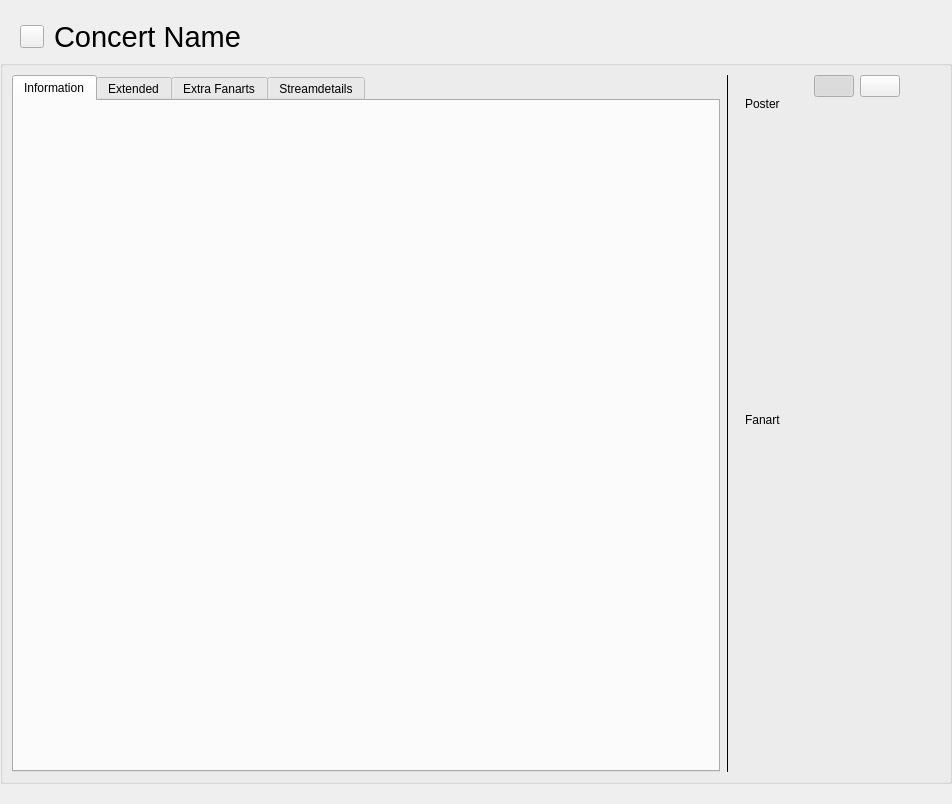
<?xml version="1.0" encoding="UTF-8"?>
<ui version="4.0">
 <class>ConcertWidget</class>
 <widget class="QWidget" name="ConcertWidget">
  <property name="geometry">
   <rect>
    <x>0</x>
    <y>0</y>
    <width>952</width>
    <height>804</height>
   </rect>
  </property>
  <layout class="QVBoxLayout" name="verticalLayout" stretch="0,1">
   <property name="leftMargin">
    <number>0</number>
   </property>
   <property name="topMargin">
    <number>20</number>
   </property>
   <property name="rightMargin">
    <number>0</number>
   </property>
   <property name="bottomMargin">
    <number>20</number>
   </property>
   <item>
    <layout class="QHBoxLayout" name="horizontalLayout_10">
     <item>
      <spacer name="horizontalSpacer">
       <property name="orientation">
        <enum>Qt::Horizontal</enum>
       </property>
       <property name="sizeType">
        <enum>QSizePolicy::Fixed</enum>
       </property>
       <property name="sizeHint" stdset="0">
        <size>
         <width>20</width>
         <height>20</height>
        </size>
       </property>
      </spacer>
     </item>
     <item>
      <widget class="QToolButton" name="buttonRevert">
       <property name="cursor">
        <cursorShape>PointingHandCursor</cursorShape>
       </property>
       <property name="toolTip">
        <string>Concert has changed. Click to revert changes.</string>
       </property>
       <property name="text">
        <string/>
       </property>
       <property name="icon">
        <iconset resource="../../../data/MediaElch.qrc">
         <normaloff>:/img/arrow_circle_left.png</normaloff>:/img/arrow_circle_left.png</iconset>
       </property>
       <property name="iconSize">
        <size>
         <width>16</width>
         <height>16</height>
        </size>
       </property>
      </widget>
     </item>
     <item>
      <widget class="QLabel" name="concertName">
       <property name="font">
        <font>
         <family>Helvetica Neue</family>
         <pointsize>22</pointsize>
        </font>
       </property>
       <property name="text">
        <string>Concert Name</string>
       </property>
       <property name="indent">
        <number>4</number>
       </property>
      </widget>
     </item>
     <item>
      <spacer name="horizontalSpacer_2">
       <property name="orientation">
        <enum>Qt::Horizontal</enum>
       </property>
       <property name="sizeHint" stdset="0">
        <size>
         <width>40</width>
         <height>20</height>
        </size>
       </property>
      </spacer>
     </item>
     <item>
      <widget class="MediaFlags" name="mediaFlags" native="true"/>
     </item>
    </layout>
   </item>
   <item>
    <widget class="QGroupBox" name="groupBox_3">
     <property name="title">
      <string/>
     </property>
     <layout class="QHBoxLayout" name="horizontalLayout_2" stretch="1,0,0">
      <item>
       <widget class="QTabWidget" name="tabWidget">
        <property name="currentIndex">
         <number>0</number>
        </property>
        <widget class="QWidget" name="tab">
         <attribute name="title">
          <string>Information</string>
         </attribute>
         <layout class="QVBoxLayout" name="verticalLayout_6">
          <item>
           <widget class="ConcertInfoWidget" name="concertInfo" native="true"/>
          </item>
         </layout>
        </widget>
        <widget class="QWidget" name="tab_2">
         <attribute name="title">
          <string>Extended</string>
         </attribute>
         <layout class="QVBoxLayout" name="verticalLayout_3">
          <item>
           <widget class="TagCloud" name="genreCloud" native="true"/>
          </item>
          <item>
           <widget class="TagCloud" name="tagCloud" native="true"/>
          </item>
          <item>
           <spacer name="verticalSpacer_2">
            <property name="orientation">
             <enum>Qt::Vertical</enum>
            </property>
            <property name="sizeHint" stdset="0">
             <size>
              <width>20</width>
              <height>40</height>
             </size>
            </property>
           </spacer>
          </item>
         </layout>
        </widget>
        <widget class="QWidget" name="tab_4">
         <attribute name="title">
          <string>Extra Fanarts</string>
         </attribute>
         <layout class="QVBoxLayout" name="verticalLayout_2" stretch="1,0">
          <property name="leftMargin">
           <number>12</number>
          </property>
          <property name="rightMargin">
           <number>12</number>
          </property>
          <item>
           <widget class="ImageGallery" name="fanarts" native="true"/>
          </item>
          <item>
           <layout class="QHBoxLayout" name="horizontalLayout_5" stretch="1,0,0">
            <item>
             <widget class="QLabel" name="label_17">
              <property name="font">
               <font>
                <italic>true</italic>
               </font>
              </property>
              <property name="text">
               <string>Hint: Closed images will be deleted on save.</string>
              </property>
              <property name="wordWrap">
               <bool>true</bool>
              </property>
             </widget>
            </item>
            <item>
             <spacer name="horizontalSpacer_3">
              <property name="orientation">
               <enum>Qt::Horizontal</enum>
              </property>
              <property name="sizeHint" stdset="0">
               <size>
                <width>40</width>
                <height>20</height>
               </size>
              </property>
             </spacer>
            </item>
            <item>
             <widget class="QPushButton" name="btnAddExtraFanart">
              <property name="text">
               <string>Add Images</string>
              </property>
              <property name="dropShadow" stdset="0">
               <bool>true</bool>
              </property>
             </widget>
            </item>
           </layout>
          </item>
         </layout>
        </widget>
        <widget class="QWidget" name="tab_3">
         <attribute name="title">
          <string>Streamdetails</string>
         </attribute>
         <layout class="QVBoxLayout" name="verticalLayout_7">
          <item>
           <widget class="ConcertStreamDetailsWidget" name="concertStreamdetails" native="true"/>
          </item>
         </layout>
        </widget>
       </widget>
      </item>
      <item>
       <widget class="Line" name="line">
        <property name="frameShadow">
         <enum>QFrame::Plain</enum>
        </property>
        <property name="lineWidth">
         <number>1</number>
        </property>
        <property name="midLineWidth">
         <number>0</number>
        </property>
        <property name="orientation">
         <enum>Qt::Vertical</enum>
        </property>
       </widget>
      </item>
      <item>
       <layout class="QVBoxLayout" name="verticalLayout_4" stretch="0,1">
        <property name="spacing">
         <number>0</number>
        </property>
        <property name="leftMargin">
         <number>10</number>
        </property>
        <property name="topMargin">
         <number>0</number>
        </property>
        <item>
         <widget class="QWidget" name="artStackedWidgetButtons" native="true">
          <layout class="QHBoxLayout" name="horizontalLayout_3">
           <property name="leftMargin">
            <number>0</number>
           </property>
           <property name="topMargin">
            <number>0</number>
           </property>
           <property name="rightMargin">
            <number>0</number>
           </property>
           <property name="bottomMargin">
            <number>0</number>
           </property>
           <item>
            <spacer name="horizontalSpacer_7">
             <property name="orientation">
              <enum>Qt::Horizontal</enum>
             </property>
             <property name="sizeHint" stdset="0">
              <size>
               <width>69</width>
               <height>1</height>
              </size>
             </property>
            </spacer>
           </item>
           <item>
            <widget class="QPushButton" name="buttonArtPageOne">
             <property name="cursor">
              <cursorShape>PointingHandCursor</cursorShape>
             </property>
             <property name="text">
              <string/>
             </property>
             <property name="checkable">
              <bool>true</bool>
             </property>
             <property name="checked">
              <bool>true</bool>
             </property>
            </widget>
           </item>
           <item>
            <widget class="QPushButton" name="buttonArtPageTwo">
             <property name="cursor">
              <cursorShape>PointingHandCursor</cursorShape>
             </property>
             <property name="text">
              <string/>
             </property>
             <property name="checkable">
              <bool>true</bool>
             </property>
            </widget>
           </item>
           <item>
            <spacer name="horizontalSpacer_8">
             <property name="orientation">
              <enum>Qt::Horizontal</enum>
             </property>
             <property name="sizeHint" stdset="0">
              <size>
               <width>40</width>
               <height>1</height>
              </size>
             </property>
            </spacer>
           </item>
          </layout>
          <zorder>buttonArtPageTwo</zorder>
          <zorder>buttonArtPageOne</zorder>
         </widget>
        </item>
        <item>
         <widget class="SlidingStackedWidget" name="artStackedWidget">
          <property name="minimumSize">
           <size>
            <width>180</width>
            <height>0</height>
           </size>
          </property>
          <property name="maximumSize">
           <size>
            <width>180</width>
            <height>16777215</height>
           </size>
          </property>
          <property name="currentIndex">
           <number>0</number>
          </property>
          <widget class="QWidget" name="page">
           <layout class="QVBoxLayout" name="verticalLayout_10">
            <property name="leftMargin">
             <number>0</number>
            </property>
            <property name="topMargin">
             <number>0</number>
            </property>
            <property name="rightMargin">
             <number>0</number>
            </property>
            <property name="bottomMargin">
             <number>0</number>
            </property>
            <item>
             <widget class="QLabel" name="labelPoster">
              <property name="text">
               <string>Poster</string>
              </property>
             </widget>
            </item>
            <item>
             <widget class="ClosableImage" name="poster">
              <property name="minimumSize">
               <size>
                <width>180</width>
                <height>290</height>
               </size>
              </property>
              <property name="maximumSize">
               <size>
                <width>180</width>
                <height>290</height>
               </size>
              </property>
              <property name="cursor">
               <cursorShape>PointingHandCursor</cursorShape>
              </property>
              <property name="toolTip">
               <string>Click to Change</string>
              </property>
              <property name="text">
               <string/>
              </property>
              <property name="pixmap">
               <pixmap resource="../../../data/MediaElch.qrc">:/img/placeholders/poster.png</pixmap>
              </property>
              <property name="alignment">
               <set>Qt::AlignCenter</set>
              </property>
              <property name="clickable" stdset="0">
               <bool>true</bool>
              </property>
              <property name="myFixedHeight" stdset="0">
               <number>290</number>
              </property>
              <property name="dropShadow" stdset="0">
               <bool>true</bool>
              </property>
             </widget>
            </item>
            <item>
             <widget class="QLabel" name="labelFanart">
              <property name="text">
               <string>Fanart</string>
              </property>
             </widget>
            </item>
            <item>
             <widget class="ClosableImage" name="backdrop">
              <property name="minimumSize">
               <size>
                <width>180</width>
                <height>120</height>
               </size>
              </property>
              <property name="maximumSize">
               <size>
                <width>180</width>
                <height>120</height>
               </size>
              </property>
              <property name="cursor">
               <cursorShape>PointingHandCursor</cursorShape>
              </property>
              <property name="toolTip">
               <string>Click to Change</string>
              </property>
              <property name="text">
               <string/>
              </property>
              <property name="pixmap">
               <pixmap resource="../../../data/MediaElch.qrc">:/img/placeholders/fanart.png</pixmap>
              </property>
              <property name="alignment">
               <set>Qt::AlignCenter</set>
              </property>
              <property name="clickable" stdset="0">
               <bool>true</bool>
              </property>
              <property name="myFixedHeight" stdset="0">
               <number>120</number>
              </property>
              <property name="dropShadow" stdset="0">
               <bool>true</bool>
              </property>
             </widget>
            </item>
            <item>
             <spacer name="verticalSpacer">
              <property name="orientation">
               <enum>Qt::Vertical</enum>
              </property>
              <property name="sizeHint" stdset="0">
               <size>
                <width>20</width>
                <height>40</height>
               </size>
              </property>
             </spacer>
            </item>
           </layout>
          </widget>
          <widget class="QWidget" name="page_2">
           <layout class="QVBoxLayout" name="verticalLayout_11">
            <property name="leftMargin">
             <number>0</number>
            </property>
            <property name="topMargin">
             <number>0</number>
            </property>
            <property name="rightMargin">
             <number>0</number>
            </property>
            <property name="bottomMargin">
             <number>0</number>
            </property>
            <item>
             <widget class="QLabel" name="labelLogo">
              <property name="text">
               <string>Logo</string>
              </property>
             </widget>
            </item>
            <item>
             <widget class="ClosableImage" name="logo">
              <property name="minimumSize">
               <size>
                <width>180</width>
                <height>110</height>
               </size>
              </property>
              <property name="maximumSize">
               <size>
                <width>180</width>
                <height>110</height>
               </size>
              </property>
              <property name="cursor">
               <cursorShape>PointingHandCursor</cursorShape>
              </property>
              <property name="toolTip">
               <string>Click to Change</string>
              </property>
              <property name="text">
               <string/>
              </property>
              <property name="pixmap">
               <pixmap resource="../../../data/MediaElch.qrc">:/img/placeholders/logo.png</pixmap>
              </property>
              <property name="alignment">
               <set>Qt::AlignCenter</set>
              </property>
              <property name="clickable" stdset="0">
               <bool>true</bool>
              </property>
              <property name="myFixedHeight" stdset="0">
               <number>110</number>
              </property>
              <property name="dropShadow" stdset="0">
               <bool>true</bool>
              </property>
             </widget>
            </item>
            <item>
             <widget class="QLabel" name="labelClearArt">
              <property name="text">
               <string>Clear Art</string>
              </property>
             </widget>
            </item>
            <item>
             <widget class="ClosableImage" name="clearArt">
              <property name="minimumSize">
               <size>
                <width>180</width>
                <height>155</height>
               </size>
              </property>
              <property name="maximumSize">
               <size>
                <width>180</width>
                <height>155</height>
               </size>
              </property>
              <property name="cursor">
               <cursorShape>PointingHandCursor</cursorShape>
              </property>
              <property name="toolTip">
               <string>Click to Change</string>
              </property>
              <property name="text">
               <string/>
              </property>
              <property name="pixmap">
               <pixmap resource="../../../data/MediaElch.qrc">:/img/placeholders/clear_art.png</pixmap>
              </property>
              <property name="alignment">
               <set>Qt::AlignCenter</set>
              </property>
              <property name="clickable" stdset="0">
               <bool>true</bool>
              </property>
              <property name="myFixedHeight" stdset="0">
               <number>155</number>
              </property>
              <property name="dropShadow" stdset="0">
               <bool>true</bool>
              </property>
             </widget>
            </item>
            <item>
             <widget class="QLabel" name="labelDiscArt">
              <property name="text">
               <string>CD Art</string>
              </property>
             </widget>
            </item>
            <item>
             <widget class="ClosableImage" name="cdArt">
              <property name="minimumSize">
               <size>
                <width>180</width>
                <height>200</height>
               </size>
              </property>
              <property name="maximumSize">
               <size>
                <width>180</width>
                <height>200</height>
               </size>
              </property>
              <property name="cursor">
               <cursorShape>PointingHandCursor</cursorShape>
              </property>
              <property name="toolTip">
               <string>Click to Change</string>
              </property>
              <property name="text">
               <string/>
              </property>
              <property name="pixmap">
               <pixmap resource="../../../data/MediaElch.qrc">:/img/placeholders/cd_art.png</pixmap>
              </property>
              <property name="alignment">
               <set>Qt::AlignCenter</set>
              </property>
              <property name="clickable" stdset="0">
               <bool>true</bool>
              </property>
              <property name="myFixedHeight" stdset="0">
               <number>200</number>
              </property>
              <property name="dropShadow" stdset="0">
               <bool>true</bool>
              </property>
             </widget>
            </item>
            <item>
             <spacer name="verticalSpacer_7">
              <property name="orientation">
               <enum>Qt::Vertical</enum>
              </property>
              <property name="sizeHint" stdset="0">
               <size>
                <width>20</width>
                <height>40</height>
               </size>
              </property>
             </spacer>
            </item>
           </layout>
          </widget>
         </widget>
        </item>
       </layout>
      </item>
     </layout>
    </widget>
   </item>
  </layout>
 </widget>
 <customwidgets>
  <customwidget>
   <class>TagCloud</class>
   <extends>QWidget</extends>
   <header>ui/small_widgets/TagCloud.h</header>
   <container>1</container>
  </customwidget>
  <customwidget>
   <class>ImageGallery</class>
   <extends>QWidget</extends>
   <header>ui/small_widgets/ImageGallery.h</header>
   <container>1</container>
  </customwidget>
  <customwidget>
   <class>ClosableImage</class>
   <extends>QLabel</extends>
   <header>ui/small_widgets/ClosableImage.h</header>
  </customwidget>
  <customwidget>
   <class>SlidingStackedWidget</class>
   <extends>QStackedWidget</extends>
   <header>ui/small_widgets/SlidingStackedWidget.h</header>
   <container>1</container>
  </customwidget>
  <customwidget>
   <class>MediaFlags</class>
   <extends>QWidget</extends>
   <header>ui/small_widgets/MediaFlags.h</header>
   <container>1</container>
  </customwidget>
  <customwidget>
   <class>ConcertInfoWidget</class>
   <extends>QWidget</extends>
   <header>ui/concerts/ConcertInfoWidget.h</header>
   <container>1</container>
  </customwidget>
  <customwidget>
   <class>ConcertStreamDetailsWidget</class>
   <extends>QWidget</extends>
   <header>ui/concerts/ConcertStreamDetailsWidget.h</header>
   <container>1</container>
  </customwidget>
 </customwidgets>
 <resources>
  <include location="../../../data/MediaElch.qrc"/>
 </resources>
 <connections>
  <connection>
   <sender>buttonArtPageOne</sender>
   <signal>clicked()</signal>
   <receiver>ConcertWidget</receiver>
   <slot>onArtPageOne()</slot>
   <hints>
    <hint type="sourcelabel">
     <x>788</x>
     <y>70</y>
    </hint>
    <hint type="destinationlabel">
     <x>466</x>
     <y>401</y>
    </hint>
   </hints>
  </connection>
  <connection>
   <sender>buttonArtPageTwo</sender>
   <signal>clicked()</signal>
   <receiver>ConcertWidget</receiver>
   <slot>onArtPageTwo()</slot>
   <hints>
    <hint type="sourcelabel">
     <x>807</x>
     <y>70</y>
    </hint>
    <hint type="destinationlabel">
     <x>466</x>
     <y>401</y>
    </hint>
   </hints>
  </connection>
 </connections>
 <slots>
  <slot>onArtPageOne()</slot>
  <slot>onArtPageTwo()</slot>
 </slots>
</ui>
